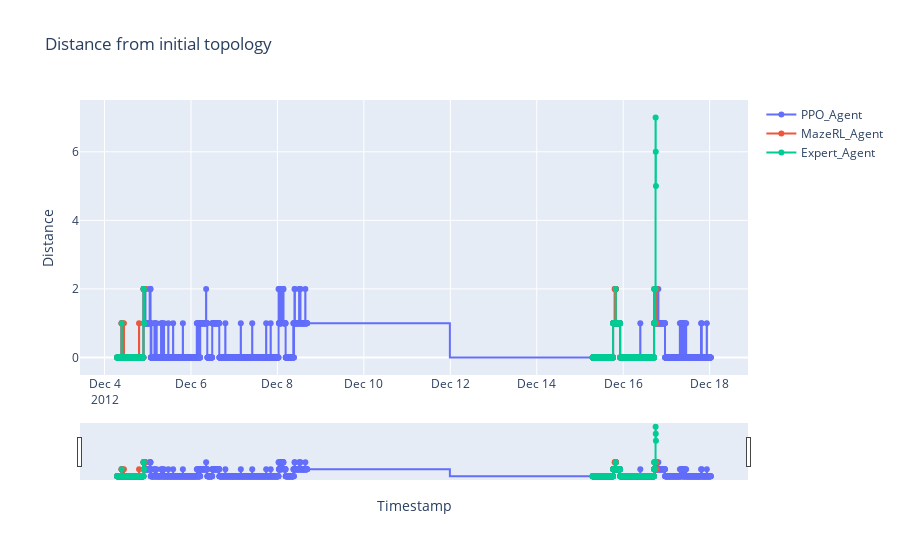

The code cell stored with this chart in its notebook:
### Markdown cell above
### 2. Impact on reference topology

### Code cell
aa.plot_distance_from_initial_topology_multi_agent(agents.agents_data)

### Figure 1 — Plotly figure (JSON) as saved in the notebook; plotly's stock layout.template omitted (floating-point values rounded to 4 significant figures; data arrays with more than 128 entries replaced by an {"elided": "..."} marker saying what was removed)
{"data": [{"line": {"shape": "hvh"}, "mode": "lines+markers", "name": "PPO_Agent", "x": {"elided": "2056 str values"}, "y": {"elided": "2056 int values"}, "type": "scatter"}, {"line": {"shape": "hvh"}, "mode": "lines+markers", "name": "MazeRL_Agent", "x": {"elided": "2056 str values"}, "y": {"elided": "2056 int values"}, "type": "scatter"}, {"line": {"shape": "hvh"}, "mode": "lines+markers", "name": "Expert_Agent", "x": {"elided": "2056 str values"}, "y": {"elided": "2056 int values"}, "type": "scatter"}], "layout": {"xaxis": {"rangeslider": {"visible": true}, "title": {"text": "Timestamp"}}, "title": {"text": "Distance from initial topology"}, "yaxis": {"title": {"text": "Distance"}}}}
